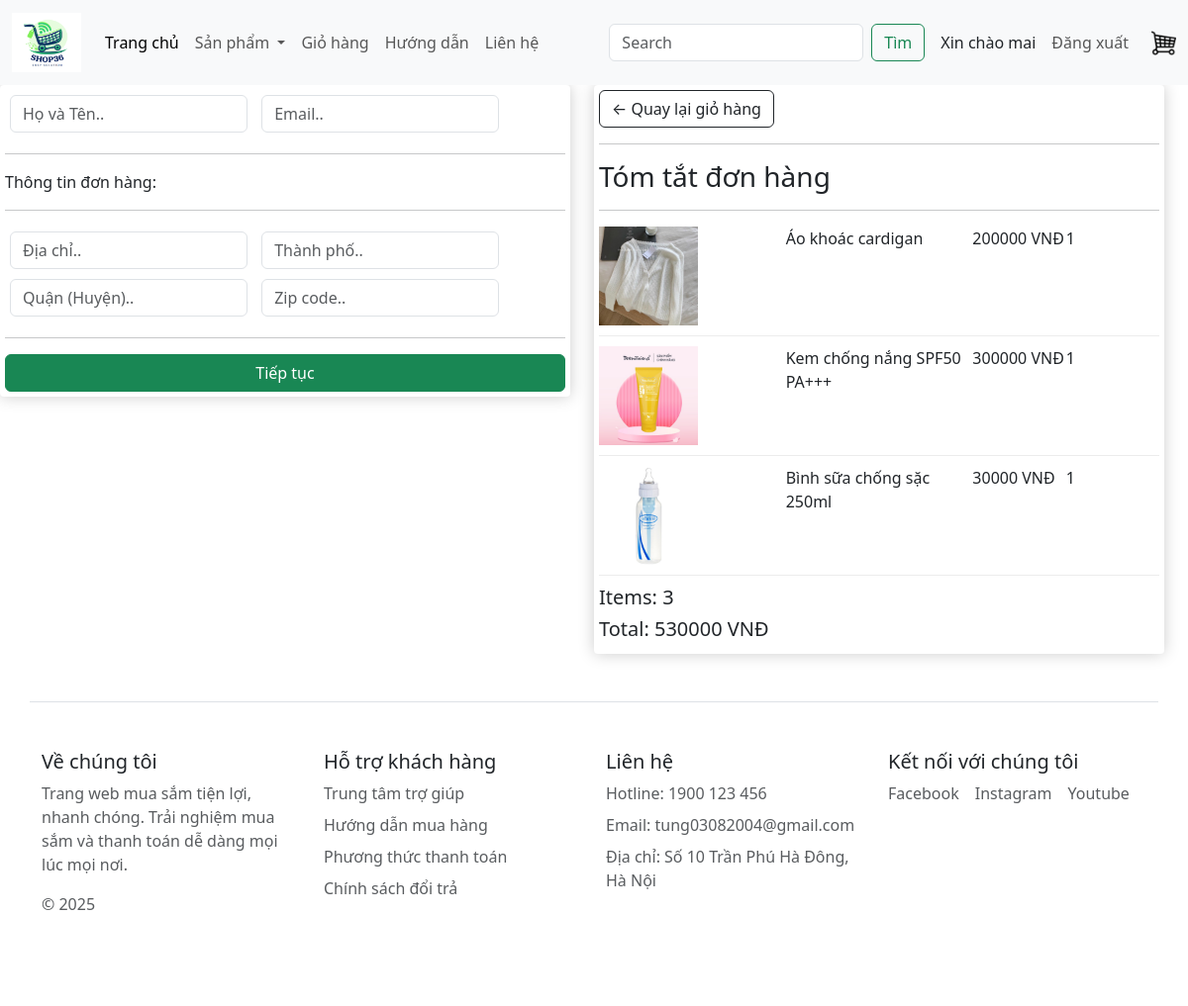
Screenshot of /checkout/ (signed in) with the database file from the repository.
### app/models.py (models this page shows, shortened)
class OrderItem(models.Model):
    product = models.ForeignKey(Product, on_delete=models.SET_NULL, blank=True, null=True)
    order = models.ForeignKey(Order, on_delete=models.SET_NULL, blank=True, null=True)
    quantity = models.IntegerField(default=0, null=True, blank=True)
    date_added = models.DateTimeField(auto_now_add=True)
    @property
    def get_total(self):
        total = self.product.price * self.quantity
        return total

class Product(models.Model):
    category = models.ManyToManyField(Category, related_name='products')
    name = models.CharField(max_length=200, null=True)
    price = models.FloatField()
    digital = models.BooleanField(default=False, null=True, blank=False)
    image = models.ImageField(null=True, blank=True)
    description = models.TextField(null=True, blank=True)
    @property
    def ImageURL(self):
        try:
            url = self.image.url
        except:
            url = ''
        return url

class Order(models.Model):
    customer = models.ForeignKey(User, on_delete=models.SET_NULL, blank=True, null=True)
    date_order = models.DateTimeField(auto_now_add=True)
    complete = models.BooleanField(default=False, null=True, blank=False)
    transaction_id = models.CharField(max_length=200, null=True)
    @property
    def get_cart_items(self):
        orderitems = self.orderitem_set.all()
        total = sum([item.quantity for item in orderitems])
        return total
    @property
    def get_cart_total(self):
        orderitems = self.orderitem_set.all()
        total = sum([item.get_total for item in orderitems])
        return total

### app/views.py (the view)
# urls.py: path('checkout/', views.checkout, name="checkout"),
def checkout(request):
    if request.user.is_authenticated:
        customer = request.user
        order, created = Order.objects.get_or_create(customer = customer, complete = False)
        items = order.orderitem_set.all()
        cartItems = order.get_cart_items
    else:
        items = []
        order = {'get_cart_items':0,'get_cart_total':0}
        cartItems = order['get_cart_items']
    categories = Category.objects.filter(is_sub = False) # lay danh muc lon
    super_categories = Category.objects.filter(is_sub = True)
    context = {'categories':categories,'items':items, 'order':order, 'cartItems':cartItems}
    return render(request, 'checkout.html', context)

### app/templates/checkout.html (shortened to what this page needs)
{% extends 'base.html' %}
{% load static %}
{% block content_checkout %}
     <div class="row" style='width: 100%;'>
		<div class="col-lg-6">
			<div class="box-element" id="form-wrapper">
				<form id="form">
					<div id="user-info">
						<div class="form-field">
							<input required class="form-control" type="text" name="name" placeholder="Họ và Tên..">
						</div>
						<div class="form-field">
							<input required class="form-control" type="email" name="email" placeholder="Email..">
						</div>
					</div>
					<div id="shipping-info">
						<hr>
						<p>Thông tin đơn hàng:</p>
						<hr>
						<div class="form-field">
							<input class="form-control" type="text" name="address" placeholder="Địa chỉ..">
						</div>
						<div class="form-field">
							<input class="form-control" type="text" name="city" placeholder="Thành phố..">
						</div>
						<div class="form-field">
							<input class="form-control" type="text" name="state" placeholder="Quận (Huyện)..">
						</div>
						<div class="form-field">
							<input class="form-control" type="text" name="zipcode" placeholder="Zip code..">
						</div>
					</div>
					<hr>
					<input id="form-button" class="btn btn-success w-100" type="submit" value="Tiếp tục">
				</form>
			</div>
			<br>
		</div>
		<div class="col-lg-6">
			<div class="box-element">
				<a  class="btn btn-outline-dark" href="{% url 'cart' %}">&#x2190; Quay lại giỏ hàng</a>
				<hr>
				<h3>Tóm tắt đơn hàng</h3>
				<hr>
				{% for item in items %}
				<div class="cart-row">
					<div style="flex:2"><img class="row-image" src="{{item.product.ImageURL}}"></div>
					<div style="flex:2"><p>{{item.product.name}}</p></div>
					<div style="flex:1"><p>{{item.product.price | floatformat:0}} VNĐ</p></div>
					<div style="flex:1"><p>{{item.quantity}}</p></div>
				</div>
				{% endfor %}
				<h5>Items:  {{order.get_cart_items}}</h5>
				<h5>Total:  {{order.get_cart_total | floatformat:0}} VNĐ</h5>
			</div>
		</div>
	</div>
{% endblock content_checkout %}

### app/templates/base.html (shortened to what this page needs)
{% load static %}
<!DOCTYPE html>
<html lang="vi">
    <head>
        <link rel="stylesheet" type="text/css" href="{% static 'app/css/main.css' %}">
        <link href="https://cdn.jsdelivr.net/npm/bootstrap@5.3.5/dist/css/bootstrap.min.css" rel="stylesheet">
        <link rel="stylesheet" href="">
    </head>
    <body>
        <nav class="navbar navbar-expand-lg bg-body-tertiary">
            <div class="container-fluid">
              <a class="navbar-brand" href="{% url 'home' %}">
                <img src="{% static 'app/images/logo.png' %}" width="70" height="60" />
              </a>
              <div class="collapse navbar-collapse" id="navbarSupportedContent">
                <ul class="navbar-nav me-auto mb-2 mb-lg-0">
                  <li class="nav-item">
                    <a class="nav-link active" aria-current="page" href={% url 'home' %}>Trang chủ</a>
                  </li>
                  <li class="nav-item dropdown">
                    <a class="nav-link dropdown-toggle" href="#" role="button" data-bs-toggle="dropdown" aria-expanded="false">
                      Sản phẩm
                    </a>
                  </li>
                  <li class="nav-item">
                    <a class="nav-link" href="{% url 'cart' %}">Giỏ hàng</a>
                  </li>
                  <li class="nav-item">
                    <a class="nav-link" href="{% url 'shopping_guide' %}">Hướng dẫn</a>
                  </li>
                  <li class="nav-item">
                    <a class="nav-link" href="{% url 'contact' %}">Liên hệ</a>
                  </li>
                </ul>
                <form class="d-flex" role="search" method = POST action = "{% url 'search' %}">
                  <input class="form-control me-2" type="search" placeholder="Search" aria-label="Search" name = "searched">
                  <button class="btn btn-outline-success" type="submit">Tìm
                  </button>
                </form>
              </div>
              <ul class="navbar-nav ms-3">
                {% if user.is_authenticated %}
                  <li class="nav-item d-flex align-items-center">
                    <span class="me-2">Xin chào {{ request.user }}</span>
                    <a class="nav-link" href="{% url 'logout' %}">Đăng xuất</a>
                  </li>
                {% endif %}
              </ul>
              <div class='form-inline my-2 ly-lh-0'>
                <a href="{% url 'cart' %}"><img id="cart-icon" src="{% static 'images/cart.png' %}"></a>
              </div>
            </div>
          </nav>
        {% block content_checkout %}{% endblock content_checkout %}
        <div class="container">
          <footer class="row row-cols-1 row-cols-sm-2 row-cols-md-4 py-5 my-5 border-top">
            <div class="col mb-3">
              <h5 class="text-dark">Về chúng tôi</h5>
              <p class="text-muted">
                Trang web mua sắm tiện lợi, nhanh chóng. Trải nghiệm mua sắm và thanh toán dễ dàng mọi lúc mọi nơi.
              </p>
              <p class="text-muted mb-0">&copy; 2025</p>
            </div>
            <div class="col mb-3">
              <h5 class="text-dark">Hỗ trợ khách hàng</h5>
              <ul class="nav flex-column">
                <li class="nav-item mb-2"><a href="#" class="nav-link p-0 text-muted">Trung tâm trợ giúp</a></li>
                <li class="nav-item mb-2"><a href="#" class="nav-link p-0 text-muted">Hướng dẫn mua hàng</a></li>
                <li class="nav-item mb-2"><a href="#" class="nav-link p-0 text-muted">Phương thức thanh toán</a></li>
                <li class="nav-item mb-2"><a href="#" class="nav-link p-0 text-muted">Chính sách đổi trả</a></li>
              </ul>
            </div>
            <div class="col mb-3">
              <h5 class="text-dark">Liên hệ</h5>
              <ul class="nav flex-column">
                <li class="nav-item mb-2 text-muted">Hotline: 1900 123 456</li>
                <li class="nav-item mb-2 text-muted">Email: tung03082004@gmail.com</li>
                <li class="nav-item mb-2 text-muted">Địa chỉ: Số 10 Trần Phú Hà Đông, Hà Nội</li>
              </ul>
            </div>
            <div class="col mb-3">
              <h5 class="text-dark">Kết nối với chúng tôi</h5>
              <ul class="list-unstyled d-flex">
                <li class="text-muted me-3">
                  Facebook
                </li>
                <li class="text-muted me-3">
                  Instagram
                </li>
                <li class="text-muted me-3">
                  Youtube
                </li>
              </ul>
            </div>
          </footer>
        </div>
    </body>
</html>

### app/static/app/css/main.css (style rules this page uses)
body { background-color: hsl(0, 0%, 98%); }
h1,h2,h3,h4,h5,h6 { color:hsl(0, 0%, 30%); }
.box-element { box-shadow:hsl(0, 0%, 80%) 0 0 16px; background-color: #fff; border-radius: 4px; padding: 5px; }
#cart-icon { width:25px; display: inline-block; margin-left: 15px; }
.col-lg-3, .col-lg-4, .col-lg-6, .col-lg-8, .col-lg-12 { margin-top: 10px; }
.btn { border-radius: 0; }
.row-image { width: 100px; }
.form-field { width:250px; display: inline-block; padding: 5px; }
.cart-row { display: flex; align-items: flex-stretch; padding-bottom: 10px; margin-bottom: 10px; border-bottom: 1px solid #ececec; }

### rows the page displays
OrderItem: product.ImageURL (picture), product.name "Áo khoác cardigan", product.price "200000", quantity "1"
OrderItem: product.ImageURL (picture), product.name "Kem chống nắng SPF50 PA+++", product.price "300000", quantity "1"
OrderItem: product.ImageURL (picture), product.name "Bình sữa chống sặc 250ml", product.price "30000", quantity "1"
Order: get_cart_items "3", get_cart_total "530000"

### other values shown
{{ request.user }} "mai"
